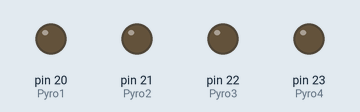
A sketch run on a simulated Arduino Mega 2560, built with avr-gcc and run on an emulated ATmega2560. On the bench: output pins drawn as LEDs (lit = HIGH).

Above: at 0.1 s.
At 2.1 s:
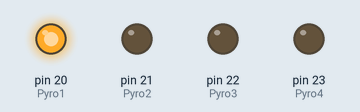
At 5.1 s:
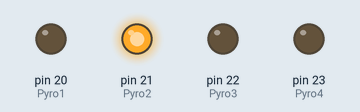
At 8.1 s:
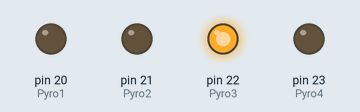
At 11.1 s:
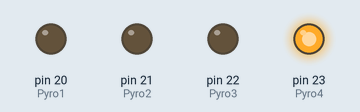
Timing chart, 0 to 14.5 s (numbered marks = the images above):
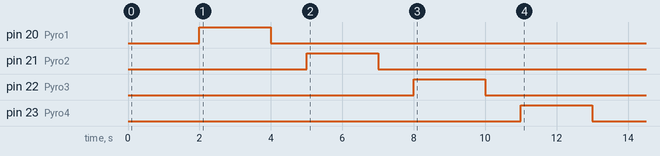

The sketch:

BlipTestCode1.ino
```cpp
//Thanks for downloading the Blip test code, and being a patron of BPS.space!
//
//You can run this code on the regular Blip R1 computer to see if everything
//is hooked up correctly. You're welcome to modify or change this for your own
//non-commercial designs, but please do not distribute or publish it. - Joe Barnard


//#include "Wire.h"


//This is for the pyro channels
int Pyro1 = 20;
int Pyro2 = 21;
int Pyro3 = 22;
int Pyro4 = 23;

void setup(){

  //Test pyro channels
  Serial.println();
  Serial.println("To finish up here, let's test all the pyro channels");
  Serial.println();
  pinMode(Pyro1, OUTPUT);
  pinMode(Pyro2, OUTPUT);
  pinMode(Pyro3, OUTPUT);
  pinMode(Pyro4, OUTPUT);
  digitalWrite(Pyro1, LOW);
  digitalWrite(Pyro2, LOW);
  digitalWrite(Pyro3, LOW);
  digitalWrite(Pyro4, LOW);
  delay(1000);

          //The following code MUST BE REMOVED before you connect anything to the pyro channels
          Serial.println("We'll now cycle through each channel, turning each one on for 2 seconds");
          delay(1000);
          digitalWrite(Pyro1, HIGH);
          Serial.println("Pyro 1 is on!");
          delay(2000);
          digitalWrite(Pyro1, LOW);
          Serial.println("Pyro 1 is off");
          delay(1000);
          digitalWrite(Pyro2, HIGH);
          Serial.println("Pyro 2 is on!");
          delay(2000);
          digitalWrite(Pyro2, LOW);
          Serial.println("Pyro 2 is off");
          delay(1000);
          digitalWrite(Pyro3, HIGH);
          Serial.println("Pyro 3 is on!");
          delay(2000);
          digitalWrite(Pyro3, LOW);
          Serial.println("Pyro 3 is off");
          delay(1000);
          digitalWrite(Pyro4, HIGH);
          Serial.println("Pyro 4 is on!");
          delay(2000);
          digitalWrite(Pyro4, LOW);
          Serial.println("Pyro 4 is off");
          delay(1000);

  Serial.println();
  Serial.println("Done with the pyro channel testing");
  Serial.println();
  Serial.println();
  delay(500);
}

void loop() {}
```
